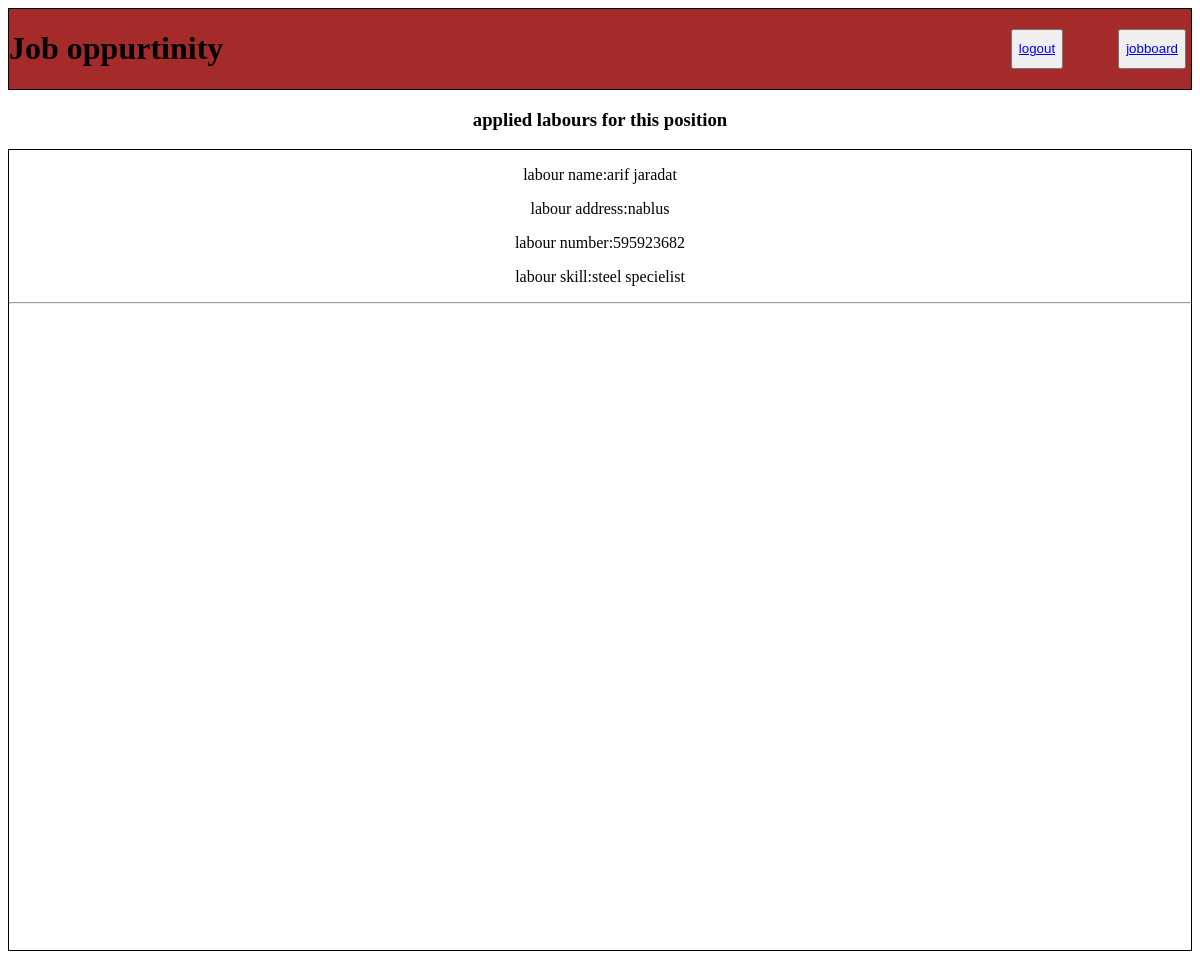
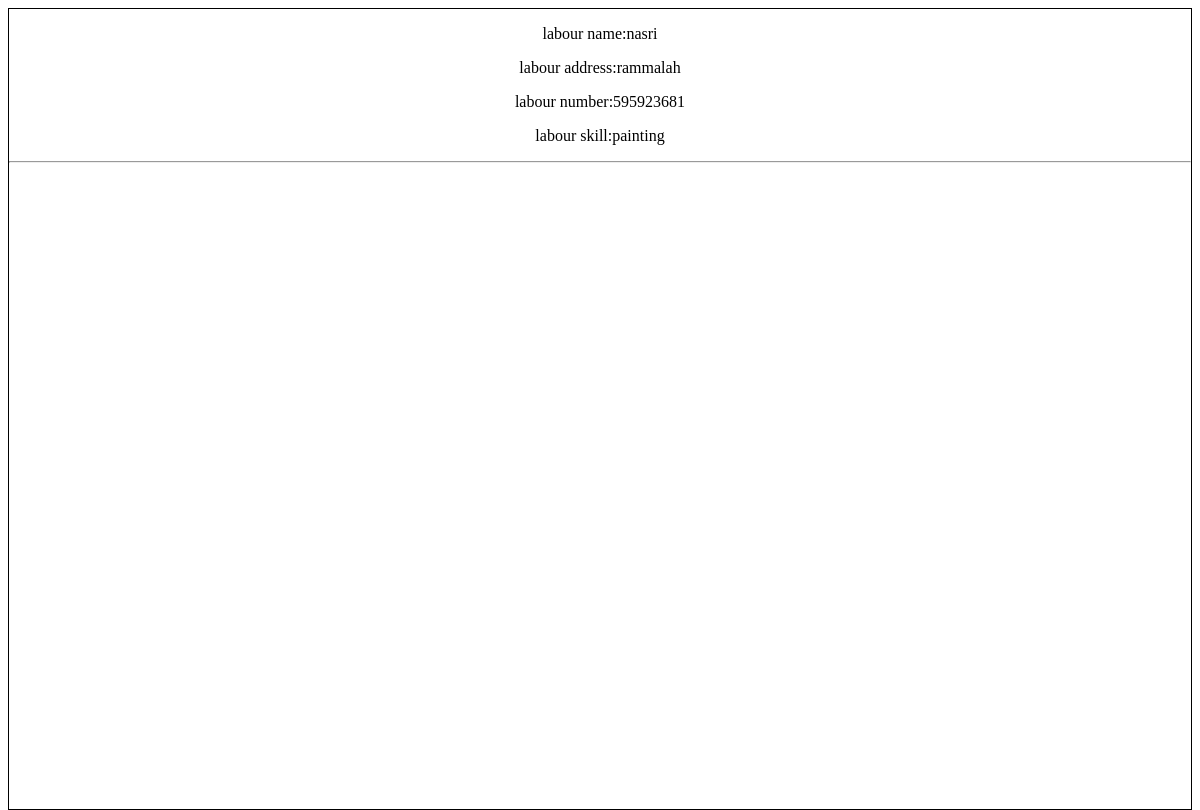
Screenshot of /view/1 with the database file from the repository (2 pictures, top to bottom).
### App1/models.py (models this page shows)
class labour(models.Model):
    name=models.CharField(max_length=255)
    email=models.CharField(max_length=255)
    Address=models.CharField(max_length=255)
    contact_num=models.IntegerField()
    password=models.CharField(max_length=255)
    cpassword=models.CharField(max_length=255)
    skill=models.CharField(max_length=255)
    objects = Usermanager()

### App1/views.py (the view)
# urls.py: path('view/<int:position_id>',views.view),
def view(request,position_id):
    context={
    'position':models.get_position(request,position_id)
    }
    return render(request,'view.html',context)

### App1/models.py (called while the page is built)
def get_position(request,position_id):
    return position.objects.get(id=position_id)

### App1/templates/view.html (shortened to what this page needs)
<!DOCTYPE html>
<html lang="en">
<head>
</head>
<body>
    <!DOCTYPE html>
<html lang="en">
<head>
</head>
<body>
    <div class="container">
        <div class="header">
            <h1>Job oppurtinity</h1>
            <div class="links">
                <button class="btn" type="button">
                <a href="/">logout </a>
                </button>
                <button class="btn" type="button">
                    <a href="/jobboard">jobboard </a>
                    </button>
            </div>
        </div>
        <h3>applied labours for this position</h3>
        {%for labour in position.labours.all%}
        <div class="position">
            <p>labour name:{{labour.name}}</p>
            <p>labour address:{{labour.Address}}</p>
            <p>labour number:{{labour.contact_num}}</p>
            <P>labour skill:{{labour.skill}}</P>
            <hr>
        </div>
        {%endfor%}
    </div>
</body>
</html>
</body>
</html>

### App1/templates/view.html (style rules this page uses)
.container { width: 100%; margin-left: auto; margin-right: auto; height: 800px; }
.header { display: flex; justify-content:space-between; border: 1px solid black; background-color: brown; }
.links { display: flex; justify-content: space-between; }
.btn { margin-top: 20px; margin-right: 5px; margin-left: 50px; width: 70%; height: 50%; }
.position { border: 1px black solid; margin-top: 10px; height: 100%; text-align: center; }
h3 { text-align: center; }

### rows the page displays
labour: name "arif jaradat", Address "nablus", contact_num "595923682", skill "steel specielist"
labour: name "nasri", Address "rammalah", contact_num "595923681", skill "painting"
